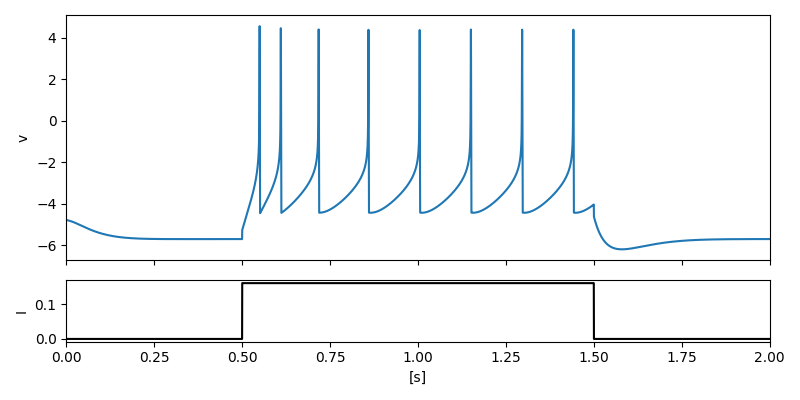

Write Python code to recreate this figure.
import sys
from pathlib import Path
import numpy as np
import matplotlib.pyplot as plt

# プロジェクトルートにパスを通す
root_path = Path(__file__).resolve().parent.parent.parent
sys.path.append(str(root_path))
from src.models.neurons.pqn_origin import PQNengine


class PQNFloatEngine:
    def __init__(self, mode='RSexci'):
        self.orig_engine = PQNengine(mode)
        self.p = self.orig_engine.PARAM
        self.dt = self.p['dt']
        
        # 初期状態変数を浮動小数点に変換
        scale = 2 ** self.orig_engine.BIT_WIDTH_FRACTIONAL
        self.v = self.orig_engine.state_variable_v / scale
        self.n = self.orig_engine.state_variable_n / scale
        self.q = self.orig_engine.state_variable_q / scale

    def update(self, I_stim):
        p = self.p
        v = self.v
        
        if v < 0:
            fv = p['afn'] * (v - p['bfn'])**2 + p['cfn']
        else:
            fv = p['afp'] * (v - p['bfp'])**2 + p['cfp']

        if v < p['rg']:
            gv = p['agn'] * (v - p['bgn'])**2 + p['cgn']
        else:
            gv = p['agp'] * (v - p['bgp'])**2 + p['cgp']

        if v < p['rh']:
            hv = p['ahn'] * (v - p['bhn'])**2 + p['chn']
        else:
            hv = p['ahp'] * (v - p['bhp'])**2 + p['chp']

        dv = (p['phi'] / p['tau']) * (fv - self.n - self.q + p['I0'] + p['k'] * I_stim) * self.dt
        dn = (1 / p['tau']) * (gv - self.n) * self.dt
        dq = (p['epsq'] / p['tau']) * (hv - self.q) * self.dt

        self.v += dv
        self.n += dn
        self.q += dq

        return self.v

def run_simulation():
    # 1. シミュレーション条件の設定
    dt = 0.0001
    T_total = 2.0
    steps = int(T_total / dt)
    
    # 2. 事前確保によるデータ構造の最適化
    time = np.linspace(0, T_total, steps, endpoint=False)
    v_history = np.zeros(steps)
    I_history = np.zeros(steps)
    
    # 3. 刺激プロトコルの事前定義 (0.5s ~ 1.5sの間に0.09の電流を注入)
    stimulus_start = int(0.5 / dt)
    stimulus_end = int(1.5 / dt)
    I_history[stimulus_start:stimulus_end] = 0.16
    
    # 4. エンジンの初期化と計算ループ
    engine = PQNFloatEngine(mode='RSexci')
    
    for i in range(steps):
        v_history[i] = engine.update(I_history[i])
        
    # 5. 結果のプロット
    fig, (ax1, ax2) = plt.subplots(2, 1, gridspec_kw={'height_ratios': [4, 1]}, figsize=(8, 4), sharex=True)
    
    ax1.plot(time, v_history, color='tab:blue')
    ax1.set_ylabel('v')
    ax1.set_xlim(0, T_total)
    
    ax2.plot(time, I_history, color='black')
    ax2.set_ylabel('I')
    ax2.set_xlabel('[s]')
    ax2.set_xlim(0, T_total)
    
    plt.tight_layout()
    plt.savefig("test/PQN_test/PQN_Euler_test.png")
    # plt.show()

if __name__ == '__main__':
    run_simulation()
